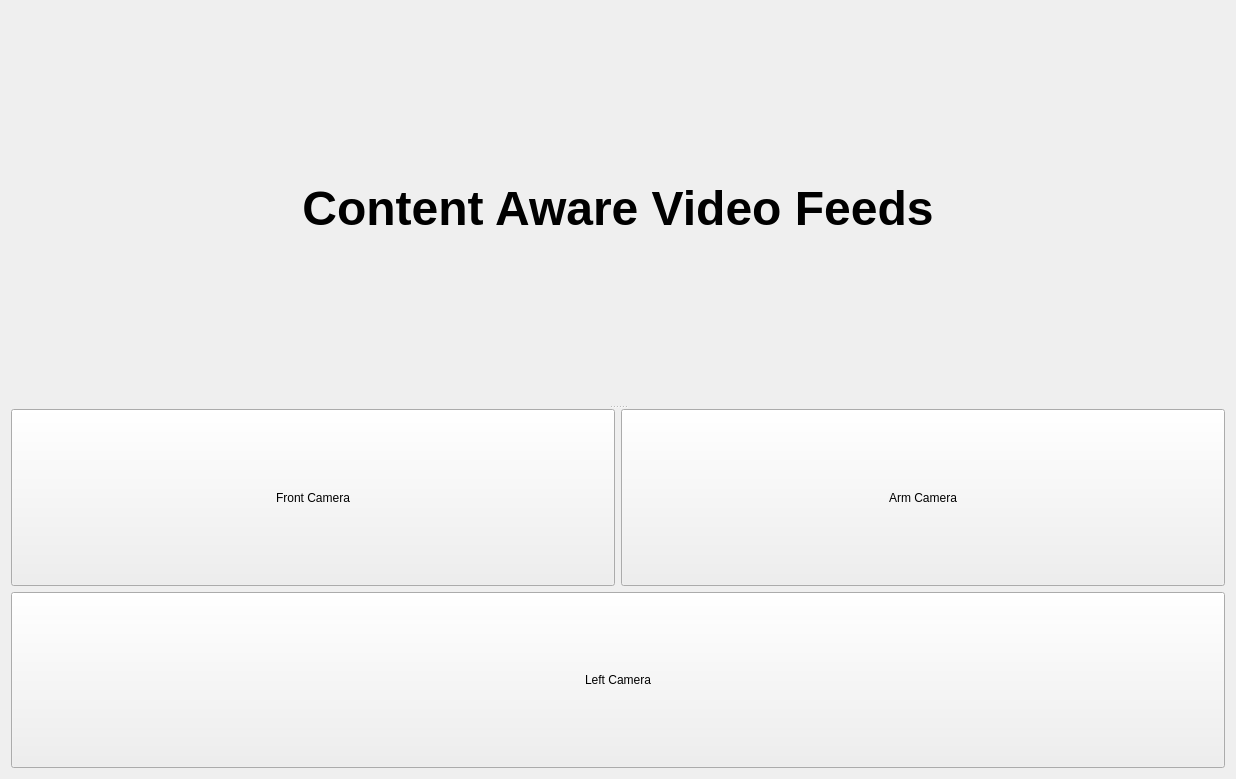
<?xml version="1.0" encoding="UTF-8"?>
<ui version="4.0">
 <class>Form</class>
 <widget class="QWidget" name="Form">
  <property name="geometry">
   <rect>
    <x>0</x>
    <y>0</y>
    <width>1236</width>
    <height>779</height>
   </rect>
  </property>
  <property name="windowTitle">
   <string>Form</string>
  </property>
  <layout class="QVBoxLayout" name="verticalLayout">
   <item>
    <widget class="QSplitter" name="splitter">
     <property name="orientation">
      <enum>Qt::Vertical</enum>
     </property>
     <widget class="QLabel" name="label">
      <property name="font">
       <font>
        <pointsize>36</pointsize>
        <weight>75</weight>
        <italic>false</italic>
        <bold>true</bold>
        <underline>false</underline>
        <strikeout>false</strikeout>
        <stylestrategy>PreferDefault</stylestrategy>
        <kerning>true</kerning>
       </font>
      </property>
      <property name="text">
       <string>Content Aware Video Feeds</string>
      </property>
      <property name="alignment">
       <set>Qt::AlignCenter</set>
      </property>
     </widget>
     <widget class="QWidget" name="verticalLayoutWidget">
      <layout class="QVBoxLayout" name="verticalLayout_2">
       <item>
        <layout class="QHBoxLayout" name="horizontalLayout">
         <item>
          <widget class="QPushButton" name="pushButton_2">
           <property name="sizePolicy">
            <sizepolicy hsizetype="Minimum" vsizetype="Expanding">
             <horstretch>0</horstretch>
             <verstretch>0</verstretch>
            </sizepolicy>
           </property>
           <property name="text">
            <string>Front Camera</string>
           </property>
          </widget>
         </item>
         <item>
          <widget class="QPushButton" name="pushButton">
           <property name="sizePolicy">
            <sizepolicy hsizetype="Minimum" vsizetype="Expanding">
             <horstretch>0</horstretch>
             <verstretch>0</verstretch>
            </sizepolicy>
           </property>
           <property name="text">
            <string>Arm Camera</string>
           </property>
          </widget>
         </item>
        </layout>
       </item>
       <item>
        <layout class="QHBoxLayout" name="horizontalLayout_2">
         <item>
          <widget class="QPushButton" name="pushButton_4">
           <property name="sizePolicy">
            <sizepolicy hsizetype="Minimum" vsizetype="Expanding">
             <horstretch>0</horstretch>
             <verstretch>0</verstretch>
            </sizepolicy>
           </property>
           <property name="text">
            <string>Left Camera</string>
           </property>
          </widget>
         </item>
         <item>
          <widget class="QPushButton" name="pushButton_3">
           <property name="sizePolicy">
            <sizepolicy hsizetype="Minimum" vsizetype="Expanding">
             <horstretch>0</horstretch>
             <verstretch>0</verstretch>
            </sizepolicy>
           </property>
           <property name="text">
            <string>Right Camera</string>
           </property>
          </widget>
          <widget class="TopicWidget" name="_widget_topic" native="true">
           <property name="enabled">
            <bool>true</bool>
           </property>
           <property name="minimumSize">
            <size>
             <width>0</width>
             <height>110</height>
            </size>
           </property>
          </widget>
         </item>
        </layout>
       </item>
      </layout>
     </widget>
    </widget>
   </item>
  </layout>
 </widget>
 <resources/>
 <connections/>
 <customwidgets>
  <customwidget>
   <class>TopicWidget</class>
   <extends>QWidget</extends>
   <header>rqt_topic.topic_widget</header>
  </customwidget>
 </customwidgets>
</ui>
